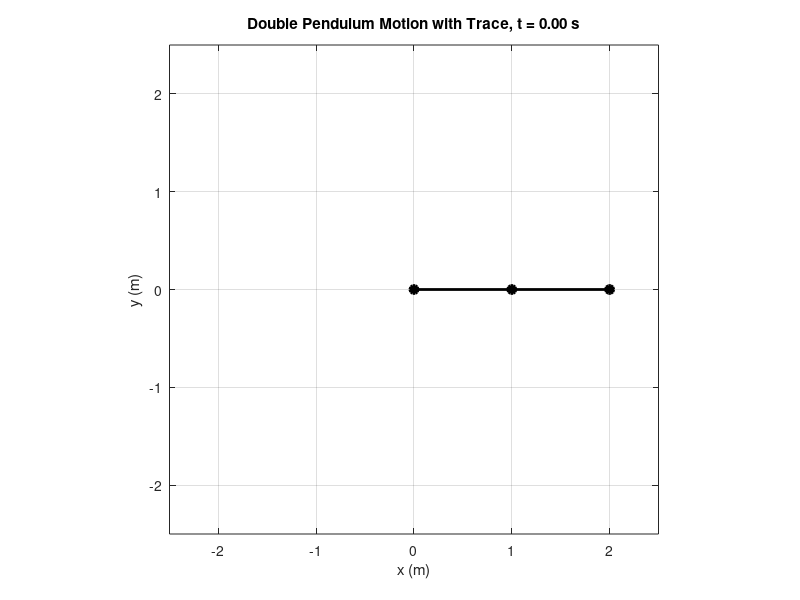

Write the MATLAB code that produced this figure. (Note: this script raises an error after producing the figure.)
% MATLAB Program to Simulate a Double Pendulum with GIF Animation and Trace

% Define physical parameters
m1 = 1;        % Mass of the first pendulum (kg)
m2 = 1;        % Mass of the second pendulum (kg)
l1 = 1;        % Length of the first pendulum (m)
l2 = 1;        % Length of the second pendulum (m)
g = 9.81;      % Gravitational acceleration (m/s^2)

% Set initial conditions
theta1 = pi/2; % Initial angle of the first pendulum (radians)
theta2 = pi/2; % Initial angle of the second pendulum (radians)
omega1 = 0;    % Initial angular velocity of the first pendulum (rad/s)
omega2 = 0;    % Initial angular velocity of the second pendulum (rad/s)

% Define time parameters
dt = 0.01;     % Time step (s)
T = 30;        % Total simulation time (s)
N = floor(T/dt); % Number of time steps

% Preallocate arrays for efficiency
t = linspace(0, T, N+1);
theta1_vec = zeros(1, N+1);
theta2_vec = zeros(1, N+1);
omega1_vec = zeros(1, N+1);
omega2_vec = zeros(1, N+1);

% Assign initial conditions
theta1_vec(1) = theta1;
theta2_vec(1) = theta2;
omega1_vec(1) = omega1;
omega2_vec(1) = omega2;

% Simulation loop using Forward Euler method
for n = 1:N
    th1 = theta1_vec(n);
    th2 = theta2_vec(n);
    om1 = omega1_vec(n);
    om2 = omega2_vec(n);
    
    alpha = th1 - th2;
    A = (m1 + m2) * l1;
    B = m2 * l2 * cos(alpha);
    D = m2 * l1 * cos(alpha);
    E = m2 * l2;
    det = A * E - B * D;
    C = m2 * l2 * om2^2 * sin(alpha) + (m1 + m2) * g * sin(th1);
    F = -m2 * l1 * om1^2 * sin(alpha) + m2 * g * sin(th2);
    theta1_dd = (-C * E + F * B) / det;
    theta2_dd = (C * D - F * A) / det;
    
    theta1_vec(n+1) = th1 + dt * om1;
    theta2_vec(n+1) = th2 + dt * om2;
    omega1_vec(n+1) = om1 + dt * theta1_dd;
    omega2_vec(n+1) = om2 + dt * theta2_dd;
end

% Compute positions for animation
x1_vec = l1 * sin(theta1_vec);
y1_vec = -l1 * cos(theta1_vec);
x2_vec = x1_vec + l2 * sin(theta2_vec);
y2_vec = y1_vec - l2 * cos(theta2_vec);

% Animation with GIF generation and trace
gif_filename = 'double_pendulum_with_trace.gif'; % Name of the output GIF file
figure('Name', 'Double Pendulum Animation with Trace');

% Initialize arrays for trace
trace_x1 = [];
trace_y1 = [];
trace_x2 = [];
trace_y2 = [];

for n = 1:5:length(t) % Step every 5 frames to reduce GIF size
    % Append current positions to trace arrays
    trace_x1 = [trace_x1, x1_vec(n)];
    trace_y1 = [trace_y1, y1_vec(n)];
    trace_x2 = [trace_x2, x2_vec(n)];
    trace_y2 = [trace_y2, y2_vec(n)];
    
    % Plot the trace of each mass
    plot(trace_x1, trace_y1, 'r-', 'LineWidth', 1); % Trace for mass 1 (red)
    hold on;
    plot(trace_x2, trace_y2, 'b-', 'LineWidth', 1); % Trace for mass 2 (blue)
    
    % Plot the current position of the pendulum
    plot([0, x1_vec(n), x2_vec(n)], [0, y1_vec(n), y2_vec(n)], '-ko', ...
         'LineWidth', 2, 'MarkerSize', 6, 'MarkerFaceColor', 'k');
    
    axis equal;
    xlim([-l1-l2-0.5, l1+l2+0.5]);
    ylim([-l1-l2-0.5, l1+l2+0.5]);
    xlabel('x (m)');
    ylabel('y (m)');
    title(['Double Pendulum Motion with Trace, t = ', num2str(t(n), '%.2f'), ' s']);
    grid on;
    drawnow;
    
    % Capture the current frame
    frame = getframe(gcf);
    im = frame2im(frame);
    [imind, cm] = rgb2ind(im, 256); % Convert to indexed image with 256 colors
    
    % Write to GIF file
    if n == 1
        imwrite(imind, cm, gif_filename, 'gif', 'Loopcount', inf, 'DelayTime', 0.03);
    else
        imwrite(imind, cm, gif_filename, 'gif', 'WriteMode', 'append', 'DelayTime', 0.03);
    end
    
    % Clear the current figure for the next frame
    hold off;
end